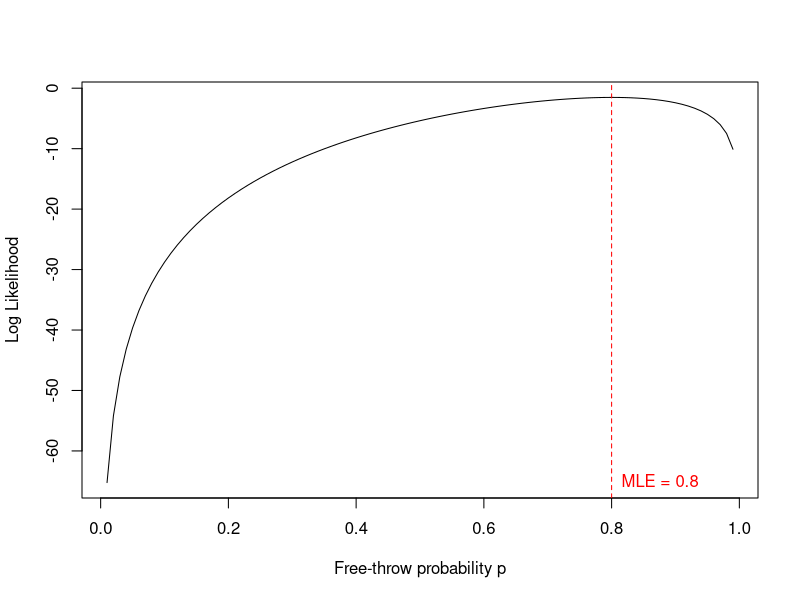

Reproduce this figure in R.
shots <- 20
made <- 16

pgrid <- seq(0.01, 0.99, by = 0.01)
loglike <- dbinom(made, size = shots, prob = pgrid, log = TRUE)
phat <- pgrid[which.max(loglike)]

# Save figure for the book build
pdf("images/chapter_6/loglik_binom.pdf", width = 6, height = 4)
plot(pgrid, loglike, type = "l", xlab = "Free-throw probability p",
     ylab = "Log Likelihood")
abline(v = phat, lty = 2, col = "red")
text(phat, min(loglike), labels = paste0("MLE = ", round(phat, 2)), pos = 4, col = "red")
dev.off()
